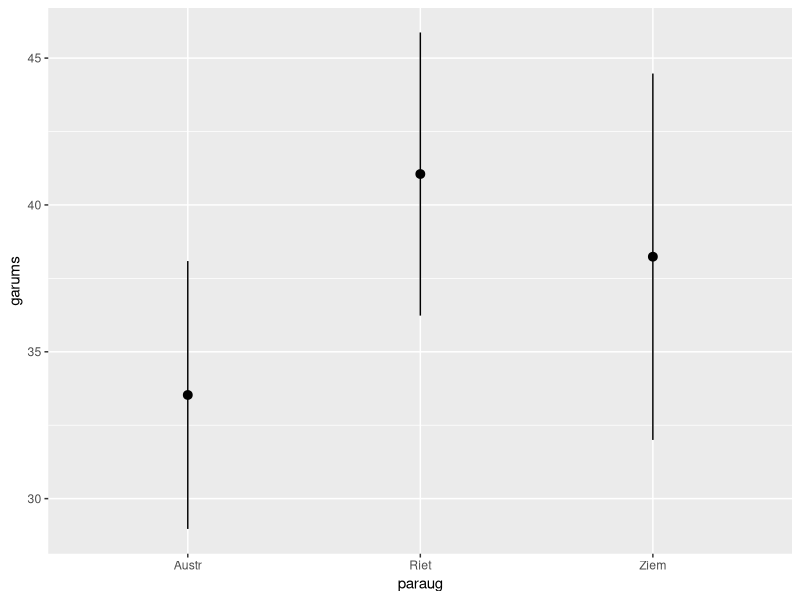
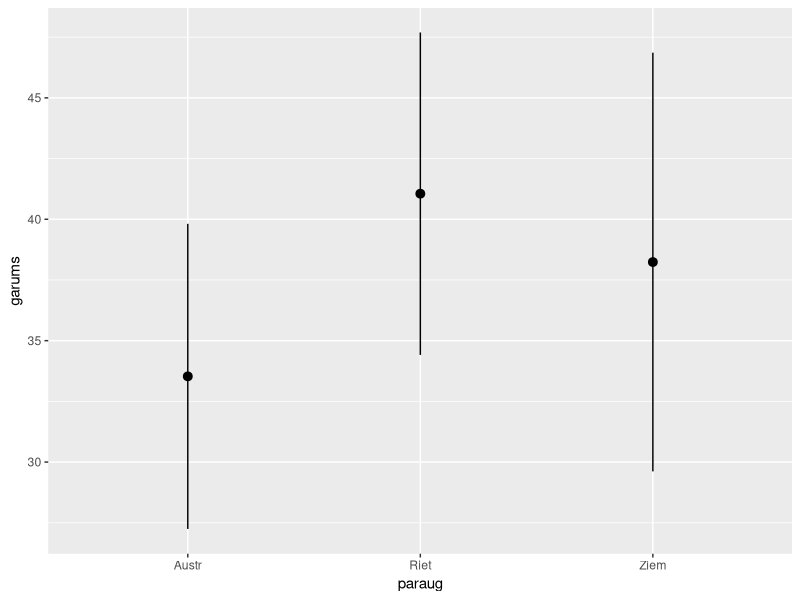
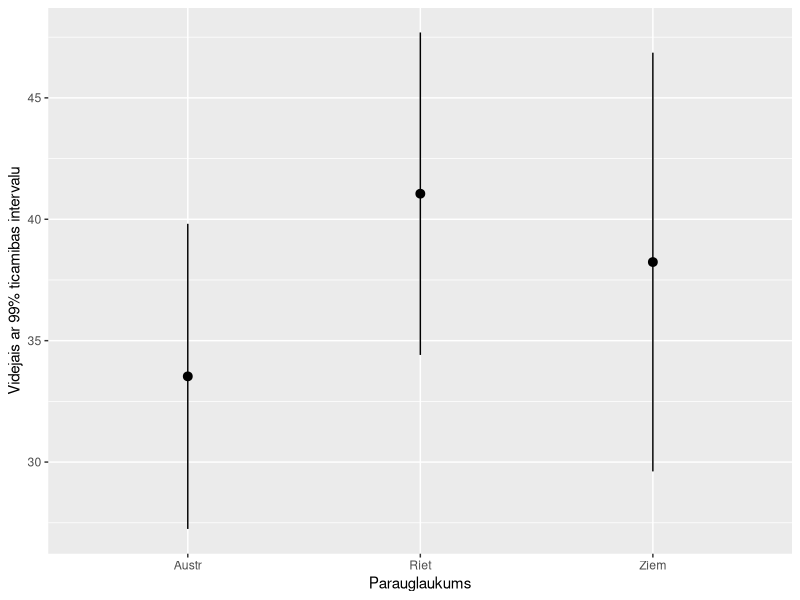

R code for these plots, in order:
## Dati

library(readxl)
niedr <- read_excel("niedres2.xlsx")

## Statistiskie raditaji 1

mean(niedr$garums)
sd(niedr$garums)
var(niedr$garums)
median(niedr$garums)

## Statistiskie raditaji 2

round(mean(niedr$garums),1)

## Statistiskie raditaji 3

x <- c(1:20, NA)
mean(x)
mean(x, na.rm = TRUE)

## Statistiskie raditaji 4

min(niedr$garums)
max(niedr$garums)
range(niedr$garums)

## Statistiskie raditaji 5

quantile(niedr$garums)
quantile(niedr$garums, probs = c(0.025, 0.975))

## Statistiskie raditaji 6

summary(niedr$garums)

## Statistiskie raditaji 7

summary(niedr)

## Statistiskie raditaji 8

tapply(niedr$garums,niedr$paraug,sd)

## Ticamibas intervali 1

n <- length(niedr$garums) #noverojumu skaits
briv <- n-1 #brivibas pakapju skaits
but <- 0.01 #butiskuma limenis
vid <- mean(niedr$garums) #videjais aritmetiskais
stand <- sd(niedr$garums) #standartnovirze

## Ticamibas intervali 2

robeza <- qt(1-but/2,briv)*stand/sqrt(n) #t reiz sx
augsa <- vid+robeza #augseja robeza
apaksa <- vid-robeza  #apakseja robeza
augsa
apaksa

## Ticamibas intervali - pakete Hmisc

library(Hmisc)
smean.cl.normal(niedr$garums,conf.int = 0.99)


tabula <- tapply(niedr$garums, niedr$paraug, smean.cl.normal, conf.int = 0.99)
tabula


## Ticamibas intervali - grafiskais attelojums 1

library(ggplot2)
ggplot(niedr, aes(paraug, garums)) + 
      stat_summary(fun.data = "mean_cl_normal")

ggplot(niedr, aes(paraug, garums)) + 
      stat_summary(fun.data = "mean_cl_normal", fun.args = list(conf.int = 0.99))

tic_tabula <- as.data.frame(do.call(rbind,tabula))
tic_tabula

tic_tabula$Parauglaukums <- rownames(tic_tabula)
tic_tabula

ggplot(tic_tabula, aes(x = Parauglaukums, y = Mean, ymin  = Lower, ymax = Upper)) +
      geom_pointrange() + labs(y = "Videjais ar 99% ticamibas intervalu")

## Ticamibas intervali - binomialais sadalijums

set.seed(1278)
alpha <- 0.05
paraugs <- sample(c(0:1), 50, replace = TRUE)
sadalijums <- table(paraugs)
n <- length(paraugs)
p_hat <- sadalijums["1"]/n
z <- qnorm(1 - alpha/2)
p_apaksa <- p_hat - z * sqrt(p_hat * (1 - p_hat)/n)
p_augsa <- p_hat + z * sqrt(p_hat * (1 - p_hat)/n)
p_apaksa
p_augsa

library(Hmisc)
binconf(sadalijums["1"], n , alpha = alpha, method = "all")
